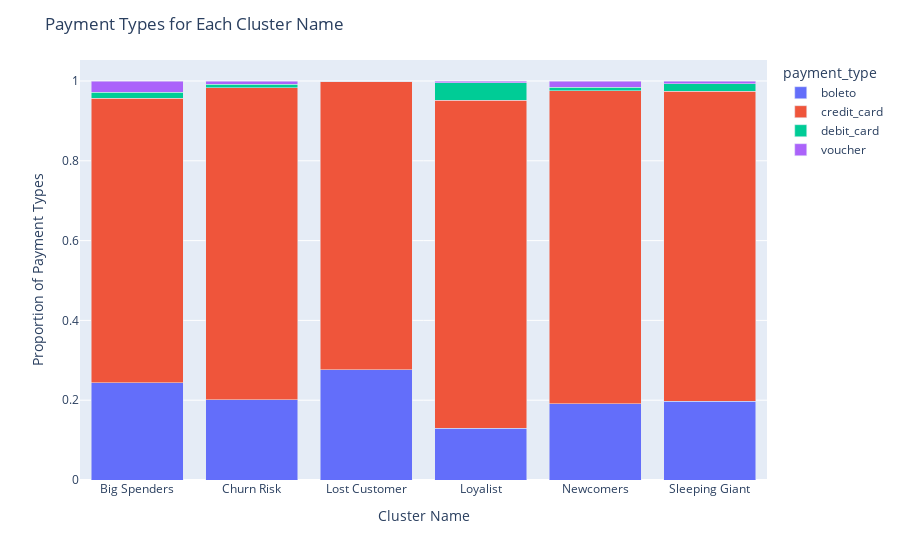

The notebook cell saved with this chart:
### Markdown cell above
**Insight**:

- Jika diperhatikan tiap cluster memiliki pola yang hampir sama untuk penjualan di tiap kategori-nya, dimana big spender selalu mendominasi penjualan hampir di tiap kategori kecuali pada kategori `clothing & apparel`, `food & beverages`, dan `Games / Entertainment` yang berurutan didominasi oleh churn risk, newcomers, dan sleeping giant.

- **Big Spenders**, memiliki minat yang besar terhadap `Electronics & Gadgets`, `Furniture`, `Health & Beauty`, `Sport Products`, hal ini terlihat dari jumlah pembeli yang jauh melebihi jauh dari rata-rata penjualan kategori tersebut.

- **Loyalist**, jumlah nya terlihat lebih rendah dibandingkan seluruh cluster lainnya dan jauh dibawah rata-rata penjualan tiap kategori tersebut. Untuk meningkatkan penjualan di tiap kategori nya kita dapat melakukannya dengan cara memberikan diskon / penawaran khusus untuk cluster ini.

- **Churn Risk**, memiliki minat yang tinggi juga pada kategori `furniture` serta pada kategori `clothing dan apparel` miliki penjualan tertinggi dibanding segmentasi lainnya, kerena potensi ini sehingga kita bisa membuat churn risk lebih tertarik lagi pada kategori tersebut. Selain itu kategori ini juga memiliki beberapa kategori yang dapat dimanfaatkan untuk mencegah mereka churn diantaranya `Electronics`, `Health and Beauty`, `Sports Products`.

- **Sleeping Giant**, terlihat dari pola memiliki tingkat penjualan hampir selalu di bawah rata rata penjualan di kategori nya, cluster ini memiliki keteratrikan yang cukup besar terhadap kategori `furniture` yang memiliki penjualan diatas rata-rata serta `Entertainment` hal ini bisa dilihat dari gap penjualan di kategori tersebut yang cukup tinggi.

- **Lost Customer**, terlihat memiliki penjualan yang cenderung di bawah rata rata per kategori nya, namun kluster ini memiliki penjualan tertinggi di `Furniture`.

- **Newcomers**, memiliki tren yang mendekati rata rata dari penjualan kategori, jika diperhatikan mereka memiliki tingkat penjualan tertinggi dibanding cluster lainnya pada kategori `food and beverages`, sehingga kita bisa memaksimalkan hal ini untuk terus meningkatkan penjualan di kategori tersebut, selain itu segmentasi customer ini juga memiliki potensi ketertarikan pada `furniture`, `electronics`, dan `health and beauty` hal ini terlihat dari tren penjualan nya yang sedikit diatas rata-rata.

### Code cell
# membuat pivot tabel untuk menghitung tipe pembayaran berdasarkan cluster
pivot_table = pd.pivot_table(df, 
                             values='customer_unique_id', 
                             index=['cluster_name'], 
                             columns=['payment_type'], 
                             aggfunc='count', 
                             fill_value=0)

# menghitung proporsi setiap cluster
payment_type_props = pivot_table.apply(lambda x: x/x.sum(), axis=1)

payment_type_props = payment_type_props.reset_index()

# Membuat grafik menggunakan plotly
payment_type_props_melted = payment_type_props.melt(id_vars=['cluster_name'], 
                                                   var_name='payment_type', 
                                                   value_name='prop')
fig = px.bar(payment_type_props_melted, 
             x="cluster_name", 
             y="prop", 
             color="payment_type",
             barmode='stack')
fig.update_layout(title='Payment Types for Each Cluster Name',
                  xaxis_title='Cluster Name',
                  yaxis_title='Proportion of Payment Types')
fig.show()

### Figure 1 — Plotly figure (JSON) as saved in the notebook; plotly's stock layout.template omitted (floating-point values rounded to 4 significant figures)
{"data": [{"alignmentgroup": "True", "hovertemplate": "payment_type=boleto<br>cluster_name=%{x}<br>prop=%{y}<extra></extra>", "legendgroup": "boleto", "marker": {"color": "#636efa", "pattern": {"shape": ""}}, "name": "boleto", "offsetgroup": "boleto", "orientation": "v", "showlegend": true, "textposition": "auto", "type": "bar", "x": ["Big Spenders", "Churn Risk", "Lost Customer", "Loyalist", "Newcomers", "Sleeping Giant"], "xaxis": "x", "y": [0.2436, 0.2011, 0.2759, 0.1292, 0.191, 0.1968], "yaxis": "y"}, {"alignmentgroup": "True", "hovertemplate": "payment_type=credit_card<br>cluster_name=%{x}<br>prop=%{y}<extra></extra>", "legendgroup": "credit_card", "marker": {"color": "#EF553B", "pattern": {"shape": ""}}, "name": "credit_card", "offsetgroup": "credit_card", "orientation": "v", "showlegend": true, "textposition": "auto", "type": "bar", "x": ["Big Spenders", "Churn Risk", "Lost Customer", "Loyalist", "Newcomers", "Sleeping Giant"], "xaxis": "x", "y": [0.7135, 0.7816, 0.7241, 0.8229, 0.7851, 0.778], "yaxis": "y"}, {"alignmentgroup": "True", "hovertemplate": "payment_type=debit_card<br>cluster_name=%{x}<br>prop=%{y}<extra></extra>", "legendgroup": "debit_card", "marker": {"color": "#00cc96", "pattern": {"shape": ""}}, "name": "debit_card", "offsetgroup": "debit_card", "orientation": "v", "showlegend": true, "textposition": "auto", "type": "bar", "x": ["Big Spenders", "Churn Risk", "Lost Customer", "Loyalist", "Newcomers", "Sleeping Giant"], "xaxis": "x", "y": [0.01433, 0.008621, 0, 0.04375, 0.007958, 0.01831], "yaxis": "y"}, {"alignmentgroup": "True", "hovertemplate": "payment_type=voucher<br>cluster_name=%{x}<br>prop=%{y}<extra></extra>", "legendgroup": "voucher", "marker": {"color": "#ab63fa", "pattern": {"shape": ""}}, "name": "voucher", "offsetgroup": "voucher", "orientation": "v", "showlegend": true, "textposition": "auto", "type": "bar", "x": ["Big Spenders", "Churn Risk", "Lost Customer", "Loyalist", "Newcomers", "Sleeping Giant"], "xaxis": "x", "y": [0.02865, 0.008621, 0, 0.004167, 0.01592, 0.006865], "yaxis": "y"}], "layout": {"barmode": "stack", "legend": {"title": {"text": "payment_type"}, "tracegroupgap": 0}, "margin": {"t": 60}, "title": {"text": "Payment Types for Each Cluster Name"}, "xaxis": {"anchor": "y", "domain": [0, 1], "title": {"text": "Cluster Name"}}, "yaxis": {"anchor": "x", "domain": [0, 1], "title": {"text": "Proportion of Payment Types"}}}}
